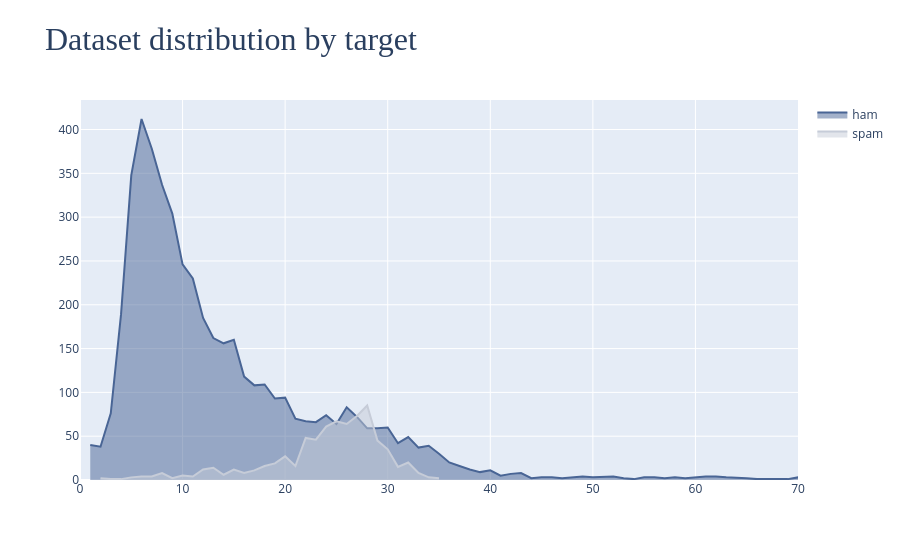

Source (notebook cell):
### Code cell
ham_df = df[df['target'] == 'ham']['message_len'].value_counts().sort_index()
spam_df = df[df['target'] == 'spam']['message_len'].value_counts().sort_index()
fig = go.Figure()
fig.add_trace(go.Scatter(
    x=ham_df.index,
    y=ham_df.values,
    name='ham',
    fill='tozeroy',
    marker_color=primary_blue
))
fig.add_trace(go.Scatter(
    x=spam_df.index,
    y=spam_df.values,
    name='spam',
    fill='tozeroy',
    marker_color=primary_grey
))
fig.update_layout(
    title='<span style="font-size:32px; font-family:Times New Roman">Dataset distribution by target</span>'
)
fig.update_xaxes(range=[0,70])
fig.show()

### Figure 1 — Plotly figure (JSON) as saved in the notebook; plotly's stock layout.template omitted (floating-point values rounded to 4 significant figures)
{"data": [{"fill": "tozeroy", "marker": {"color": "#496595"}, "name": "ham", "type": "scatter", "x": [1, 2, 3, 4, 5, 6, 7, 8, 9, 10, 11, 12, 13, 14, 15, 16, 17, 18, 19, 20, 21, 22, 23, 24, 25, 26, 27, 28, 29, 30, 31, 32, 33, 34, 35, 36, 37, 38, 39, 40, 41, 42, 43, 44, 45, 46, 47, 48, 49, 50, 52, 53, 54, 55, 56, 57, 58, 59, 60, 61, 62, 63, 65, 66, 69, 70, 71, 72, 73, 76, 77, 80, 88, 89, 95, 96, 99, 119, 121, 125, 162, 171], "y": [40, 38, 76, 189, 348, 412, 378, 337, 304, 246, 230, 185, 162, 156, 160, 118, 108, 109, 93, 94, 70, 67, 66, 74, 64, 83, 72, 59, 59, 60, 42, 49, 37, 39, 30, 20, 16, 12, 9, 11, 5, 7, 8, 2, 3, 3, 2, 3, 4, 3, 4, 2, 1, 3, 3, 2, 3, 2, 3, 4, 4, 3, 2, 1, 1, 3, 1, 2, 3, 1, 2, 1, 1, 1, 1, 2, 1, 1, 1, 2, 1, 1]}, {"fill": "tozeroy", "marker": {"color": "#c6ccd8"}, "name": "spam", "type": "scatter", "x": [2, 3, 4, 5, 6, 7, 8, 9, 10, 11, 12, 13, 14, 15, 16, 17, 18, 19, 20, 21, 22, 23, 24, 25, 26, 27, 28, 29, 30, 31, 32, 33, 34, 35], "y": [2, 1, 1, 3, 4, 4, 8, 2, 5, 4, 12, 14, 6, 12, 8, 11, 16, 19, 27, 16, 48, 46, 61, 67, 64, 73, 85, 45, 35, 15, 20, 8, 3, 2]}], "layout": {"title": {"text": "<span style=\"font-size:32px; font-family:Times New Roman\">Dataset distribution by target</span>"}, "xaxis": {"range": [0, 70]}}}
